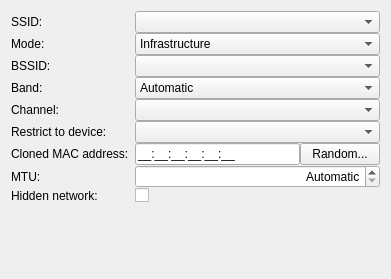
<?xml version="1.0" encoding="UTF-8"?>
<ui version="4.0">
 <class>WifiConnectionWidget</class>
 <widget class="QWidget" name="WifiConnectionWidget">
  <property name="geometry">
   <rect>
    <x>0</x>
    <y>0</y>
    <width>391</width>
    <height>279</height>
   </rect>
  </property>
  <layout class="QFormLayout" name="formLayout">
   <property name="verticalSpacing">
    <number>0</number>
   </property>
   <item row="0" column="0">
    <widget class="QLabel" name="SSIDLabel">
     <property name="text">
      <string>SSID:</string>
     </property>
     <property name="buddy">
      <cstring>SSIDCombo</cstring>
     </property>
    </widget>
   </item>
   <item row="0" column="1">
    <widget class="SsidComboBox" name="SSIDCombo">
     <property name="sizePolicy">
      <sizepolicy hsizetype="MinimumExpanding" vsizetype="Fixed">
       <horstretch>0</horstretch>
       <verstretch>0</verstretch>
      </sizepolicy>
     </property>
    </widget>
   </item>
   <item row="1" column="0">
    <widget class="QLabel" name="modeLabel">
     <property name="text">
      <string>Mode:</string>
     </property>
     <property name="buddy">
      <cstring>modeComboBox</cstring>
     </property>
    </widget>
   </item>
   <item row="1" column="1">
    <widget class="KComboBox" name="modeComboBox">
     <property name="sizePolicy">
      <sizepolicy hsizetype="MinimumExpanding" vsizetype="Fixed">
       <horstretch>0</horstretch>
       <verstretch>0</verstretch>
      </sizepolicy>
     </property>
     <item>
      <property name="text">
       <string>Infrastructure</string>
      </property>
     </item>
     <item>
      <property name="text">
       <string>Ad-hoc</string>
      </property>
     </item>
     <item>
      <property name="text">
       <string>Access Point</string>
      </property>
     </item>
    </widget>
   </item>
   <item row="3" column="0">
    <widget class="QLabel" name="BSSIDLabel">
     <property name="text">
      <string>BSSID:</string>
     </property>
     <property name="buddy">
      <cstring>BSSIDCombo</cstring>
     </property>
    </widget>
   </item>
   <item row="3" column="1">
    <widget class="BssidComboBox" name="BSSIDCombo">
     <property name="sizePolicy">
      <sizepolicy hsizetype="MinimumExpanding" vsizetype="Fixed">
       <horstretch>0</horstretch>
       <verstretch>0</verstretch>
      </sizepolicy>
     </property>
    </widget>
   </item>
   <item row="7" column="0">
    <widget class="QLabel" name="label">
     <property name="text">
      <string>Restrict to device:</string>
     </property>
     <property name="buddy">
      <cstring>macAddress</cstring>
     </property>
    </widget>
   </item>
   <item row="7" column="1">
    <widget class="HwAddrComboBox" name="macAddress">
     <property name="sizePolicy">
      <sizepolicy hsizetype="MinimumExpanding" vsizetype="Fixed">
       <horstretch>0</horstretch>
       <verstretch>0</verstretch>
      </sizepolicy>
     </property>
    </widget>
   </item>
   <item row="8" column="0">
    <widget class="QLabel" name="label_2">
     <property name="text">
      <string>Cloned MAC address:</string>
     </property>
     <property name="buddy">
      <cstring>clonedMacAddress</cstring>
     </property>
    </widget>
   </item>
   <item row="8" column="1">
    <layout class="QHBoxLayout" name="horizontalLayout">
     <item>
      <widget class="KLineEdit" name="clonedMacAddress">
       <property name="sizePolicy">
        <sizepolicy hsizetype="MinimumExpanding" vsizetype="Fixed">
         <horstretch>0</horstretch>
         <verstretch>0</verstretch>
        </sizepolicy>
       </property>
       <property name="inputMask">
        <string notr="true">HH:HH:HH:HH:HH:HH;_</string>
       </property>
       <property name="alignment">
        <set>Qt::AlignLeading|Qt::AlignLeft|Qt::AlignVCenter</set>
       </property>
      </widget>
     </item>
     <item>
      <widget class="QPushButton" name="btnRandomMacAddr">
       <property name="text">
        <string>Random...</string>
       </property>
      </widget>
     </item>
    </layout>
   </item>
   <item row="10" column="0">
    <widget class="QLabel" name="label_3">
     <property name="text">
      <string>MTU:</string>
     </property>
     <property name="buddy">
      <cstring>mtu</cstring>
     </property>
    </widget>
   </item>
   <item row="10" column="1">
    <widget class="QSpinBox" name="mtu">
     <property name="sizePolicy">
      <sizepolicy hsizetype="MinimumExpanding" vsizetype="Fixed">
       <horstretch>0</horstretch>
       <verstretch>0</verstretch>
      </sizepolicy>
     </property>
     <property name="alignment">
      <set>Qt::AlignRight|Qt::AlignTrailing|Qt::AlignVCenter</set>
     </property>
     <property name="specialValueText">
      <string>Automatic</string>
     </property>
     <property name="suffix">
      <string> bytes</string>
     </property>
     <property name="prefix">
      <string/>
     </property>
     <property name="maximum">
      <number>9999</number>
     </property>
    </widget>
   </item>
   <item row="11" column="1">
    <widget class="QCheckBox" name="hiddenNetwork">
     <property name="toolTip">
      <string>Mark this if you want to create a connection for a hidden network</string>
     </property>
     <property name="text">
      <string/>
     </property>
    </widget>
   </item>
   <item row="11" column="0">
    <widget class="QLabel" name="label_4">
     <property name="toolTip">
      <string>Mark this if you want to create a connection for a hidden network</string>
     </property>
     <property name="text">
      <string>Hidden network:</string>
     </property>
     <property name="buddy">
      <cstring>hiddenNetwork</cstring>
     </property>
    </widget>
   </item>
   <item row="5" column="0">
    <widget class="QLabel" name="bandLabel">
     <property name="text">
      <string>Band:</string>
     </property>
     <property name="buddy">
      <cstring>band</cstring>
     </property>
    </widget>
   </item>
   <item row="5" column="1">
    <widget class="KComboBox" name="band">
     <property name="sizePolicy">
      <sizepolicy hsizetype="MinimumExpanding" vsizetype="Fixed">
       <horstretch>0</horstretch>
       <verstretch>0</verstretch>
      </sizepolicy>
     </property>
     <item>
      <property name="text">
       <string extracomment="automatic band">Automatic</string>
      </property>
     </item>
     <item>
      <property name="text">
       <string>A (5 GHz)</string>
      </property>
     </item>
     <item>
      <property name="text">
       <string>B/G (2.4 GHz)</string>
      </property>
     </item>
    </widget>
   </item>
   <item row="6" column="0">
    <widget class="QLabel" name="channelLabel">
     <property name="text">
      <string>Channel:</string>
     </property>
     <property name="buddy">
      <cstring>channel</cstring>
     </property>
    </widget>
   </item>
   <item row="6" column="1">
    <widget class="KComboBox" name="channel">
     <property name="sizePolicy">
      <sizepolicy hsizetype="MinimumExpanding" vsizetype="Fixed">
       <horstretch>0</horstretch>
       <verstretch>0</verstretch>
      </sizepolicy>
     </property>
    </widget>
   </item>
  </layout>
 </widget>
 <customwidgets>
  <customwidget>
   <class>KLineEdit</class>
   <extends>QLineEdit</extends>
   <header>klineedit.h</header>
  </customwidget>
  <customwidget>
   <class>KComboBox</class>
   <extends>QComboBox</extends>
   <header>kcombobox.h</header>
  </customwidget>
  <customwidget>
   <class>HwAddrComboBox</class>
   <extends>QComboBox</extends>
   <header>hwaddrcombobox.h</header>
  </customwidget>
  <customwidget>
   <class>SsidComboBox</class>
   <extends>QComboBox</extends>
   <header>ssidcombobox.h</header>
  </customwidget>
  <customwidget>
   <class>BssidComboBox</class>
   <extends>QComboBox</extends>
   <header>bssidcombobox.h</header>
  </customwidget>
 </customwidgets>
 <tabstops>
  <tabstop>SSIDCombo</tabstop>
  <tabstop>modeComboBox</tabstop>
  <tabstop>BSSIDCombo</tabstop>
  <tabstop>band</tabstop>
  <tabstop>channel</tabstop>
  <tabstop>macAddress</tabstop>
  <tabstop>clonedMacAddress</tabstop>
  <tabstop>btnRandomMacAddr</tabstop>
  <tabstop>mtu</tabstop>
  <tabstop>hiddenNetwork</tabstop>
 </tabstops>
 <resources/>
 <connections/>
</ui>
